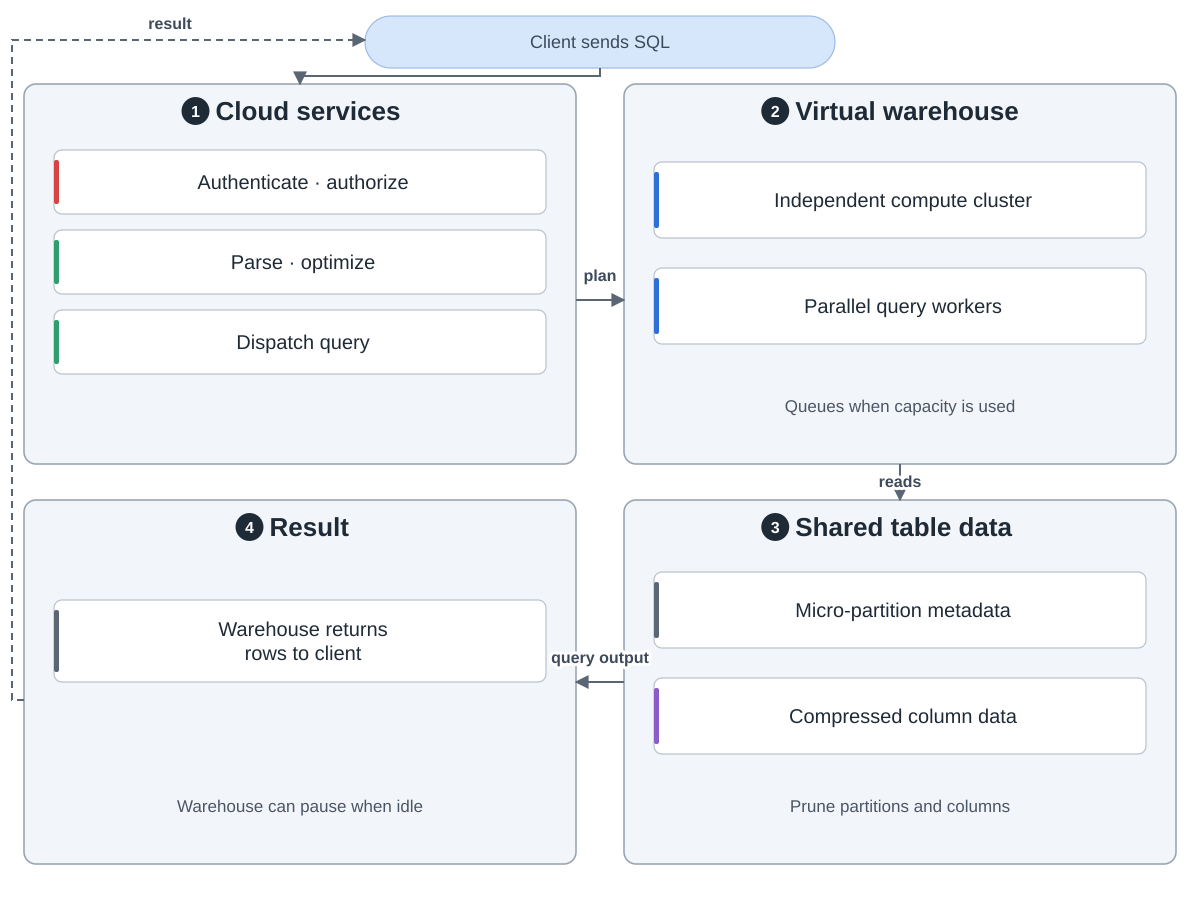

Recreate this plot in Python.
"""Snowflake query execution. Docs snapshot 2026-10-20:
intro-key-concepts.md:41-49, 124-155; warehouses-overview.md:251-288;
tables-clustering-micropartitions.md:69-82.
https://docs.snowflake.com/en/user-guide/intro-key-concepts.md
https://docs.snowflake.com/en/user-guide/warehouses-overview.md
"""
import sys
from pathlib import Path
sys.path.insert(0, str(Path(__file__).resolve().parents[2] / 'tools'))
from archdiagram import Diagram

d = Diagram('Snowflake query: plan, execute, return',
    'A client sends a SQL statement to cloud services. Services authenticate and control access, parse and optimize the query, then dispatch it. An independent virtual warehouse executes the work using local data portions and shared persisted storage. Micro-partition metadata helps prune irrelevant partitions and columns. Results return to the client. Warehouses can auto-resume and auto-suspend when configured.')
d.pill(365, 16, 470, 52, 'Client sends SQL')
d.group(24, 84, 552, 380, 'Cloud services', 1)
d.column(24, 84, [('Authenticate · authorize', 'review'), ('Parse · optimize', 'plan'), ('Dispatch query', 'plan')], first=66)
d.group(624, 84, 552, 380, 'Virtual warehouse', 2)
d.column(624, 84, [('Independent compute cluster', 'coding'), ('Parallel query workers', 'coding')], first=78, h=76, gap=30)
d.notes(624, 84, 380, 'Queues when capacity is used')
d.group(624, 500, 552, 364, 'Shared table data', 3)
d.column(624, 500, [('Micro-partition metadata', 'data'), ('Compressed column data', 'write')], first=72, h=76, gap=30)
d.notes(624, 500, 364, 'Prune partitions and columns')
d.group(24, 500, 552, 364, 'Result', 4)
d.column(24, 500, [('Warehouse returns|rows to client', 'data')], first=100, h=82)
d.notes(24, 500, 364, 'Warehouse can pause when idle')
d.arrow('M600 68V76H300V84')
d.arrow('M576 300H624', label='plan', at=(600, 281))
d.arrow('M900 464V500', label='reads', at=(900, 487))
d.arrow('M624 682H576', label='query output', at=(600, 663))
d.arrow('M24 700H12V40H365', back=True, label='result', at=(170, 29))
d.save(Path(__file__).with_suffix('.svg'))
